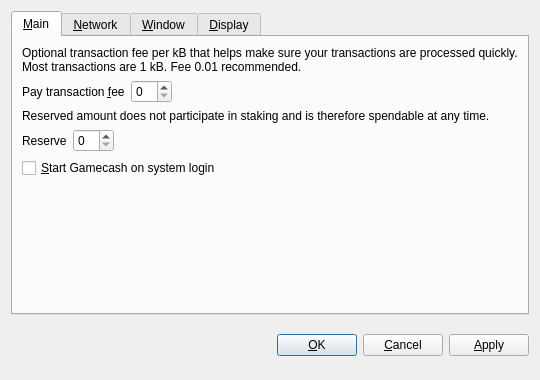
<?xml version="1.0" encoding="UTF-8"?>
<ui version="4.0">
 <class>OptionsDialog</class>
 <widget class="QDialog" name="OptionsDialog">
  <property name="geometry">
   <rect>
    <x>0</x>
    <y>0</y>
    <width>540</width>
    <height>380</height>
   </rect>
  </property>
  <property name="windowTitle">
   <string>Options</string>
  </property>
  <property name="modal">
   <bool>true</bool>
  </property>
  <layout class="QVBoxLayout" name="verticalLayout">
   <item>
    <widget class="QTabWidget" name="tabWidget">
     <property name="tabPosition">
      <enum>QTabWidget::North</enum>
     </property>
     <property name="currentIndex">
      <number>0</number>
     </property>
     <widget class="QWidget" name="tabMain">
      <attribute name="title">
       <string>&amp;Main</string>
      </attribute>
      <layout class="QVBoxLayout" name="verticalLayout_Main">
       <item>
        <widget class="QLabel" name="transactionFeeInfoLabel">
         <property name="text">
          <string>Optional transaction fee per kB that helps make sure your transactions are processed quickly. Most transactions are 1 kB. Fee 0.01 recommended.</string>
         </property>
         <property name="textFormat">
          <enum>Qt::PlainText</enum>
         </property>
         <property name="wordWrap">
          <bool>true</bool>
         </property>
        </widget>
       </item>
       <item>
        <layout class="QHBoxLayout" name="horizontalLayoutFee">
         <item>
          <widget class="QLabel" name="transactionFeeLabel">
           <property name="text">
            <string>Pay transaction &amp;fee</string>
           </property>
           <property name="textFormat">
            <enum>Qt::PlainText</enum>
           </property>
           <property name="buddy">
            <cstring>transactionFee</cstring>
           </property>
          </widget>
         </item>
         <item>
          <widget class="BitcoinAmountField" name="transactionFee"/>
         </item>
         <item>
          <spacer name="horizontalSpacerFee">
           <property name="orientation">
            <enum>Qt::Horizontal</enum>
           </property>
           <property name="sizeHint" stdset="0">
            <size>
             <width>40</width>
             <height>20</height>
            </size>
           </property>
          </spacer>
         </item>
        </layout>
       </item>
       <item>
        <widget class="QLabel" name="reserveBalanceInfoLabel">
         <property name="text">
          <string>Reserved amount does not participate in staking and is therefore spendable at any time.</string>
         </property>
         <property name="textFormat">
          <enum>Qt::PlainText</enum>
         </property>
         <property name="wordWrap">
          <bool>true</bool>
         </property>
        </widget>
       </item>
       <item>
        <layout class="QHBoxLayout" name="horizontalLayoutReserveBalance">
         <item>
          <widget class="QLabel" name="reserveBalanceLabel">
           <property name="text">
            <string>Reserve</string>
           </property>
           <property name="textFormat">
            <enum>Qt::PlainText</enum>
           </property>
           <property name="buddy">
            <cstring>reserveBalance</cstring>
           </property>
          </widget>
         </item>
         <item>
          <widget class="BitcoinAmountField" name="reserveBalance"/>
         </item>
         <item>
          <spacer name="horizontalSpacerReserveBalance">
           <property name="orientation">
            <enum>Qt::Horizontal</enum>
           </property>
           <property name="sizeHint" stdset="0">
            <size>
             <width>40</width>
             <height>20</height>
            </size>
           </property>
          </spacer>
         </item>
        </layout>
       </item>
       <item>
        <widget class="QCheckBox" name="bitcoinAtStartup">
         <property name="toolTip">
          <string>Automatically start Gamecash after logging in to the system.</string>
         </property>
         <property name="text">
          <string>&amp;Start Gamecash on system login</string>
         </property>
        </widget>
       </item>
       <item>
        <spacer name="verticalSpacer_Main">
         <property name="orientation">
          <enum>Qt::Vertical</enum>
         </property>
         <property name="sizeHint" stdset="0">
          <size>
           <width>20</width>
           <height>40</height>
          </size>
         </property>
        </spacer>
       </item>
      </layout>
     </widget>
     <widget class="QWidget" name="tabNetwork">
      <attribute name="title">
       <string>&amp;Network</string>
      </attribute>
      <layout class="QVBoxLayout" name="verticalLayout_Network">
       <item>
        <widget class="QCheckBox" name="mapPortUpnp">
         <property name="toolTip">
          <string>Automatically open the Gamecash client port on the router. This only works when your router supports UPnP and it is enabled.</string>
         </property>
         <property name="text">
          <string>Map port using &amp;UPnP</string>
         </property>
        </widget>
       </item>
       <item>
        <widget class="QCheckBox" name="connectSocks">
         <property name="toolTip">
          <string>Connect to the Gamecash network through a SOCKS5 proxy (e.g. when connecting through Tor).</string>
         </property>
         <property name="text">
          <string>&amp;Connect through SOCKS5 proxy:</string>
         </property>
        </widget>
       </item>
       <item>
        <layout class="QHBoxLayout" name="horizontalLayout_Network">
         <item>
          <widget class="QLabel" name="proxyIpLabel">
           <property name="text">
            <string>Proxy &amp;IP:</string>
           </property>
           <property name="textFormat">
            <enum>Qt::PlainText</enum>
           </property>
           <property name="buddy">
            <cstring>proxyIp</cstring>
           </property>
          </widget>
         </item>
         <item>
          <widget class="QValidatedLineEdit" name="proxyIp">
           <property name="maximumSize">
            <size>
             <width>140</width>
             <height>16777215</height>
            </size>
           </property>
           <property name="toolTip">
            <string>IP address of the proxy (e.g. 127.0.0.1)</string>
           </property>
          </widget>
         </item>
         <item>
          <widget class="QLabel" name="proxyPortLabel">
           <property name="text">
            <string>&amp;Port:</string>
           </property>
           <property name="textFormat">
            <enum>Qt::PlainText</enum>
           </property>
           <property name="buddy">
            <cstring>proxyPort</cstring>
           </property>
          </widget>
         </item>
         <item>
          <widget class="QLineEdit" name="proxyPort">
           <property name="maximumSize">
            <size>
             <width>55</width>
             <height>16777215</height>
            </size>
           </property>
           <property name="toolTip">
            <string>Port of the proxy (e.g. 9050)</string>
           </property>
          </widget>
         </item>
         <item>
          <spacer name="horizontalSpacer_Network">
           <property name="orientation">
            <enum>Qt::Horizontal</enum>
           </property>
           <property name="sizeHint" stdset="0">
            <size>
             <width>40</width>
             <height>20</height>
            </size>
           </property>
          </spacer>
         </item>
        </layout>
       </item>
       <item>
        <spacer name="verticalSpacer_Network">
         <property name="orientation">
          <enum>Qt::Vertical</enum>
         </property>
         <property name="sizeHint" stdset="0">
          <size>
           <width>20</width>
           <height>40</height>
          </size>
         </property>
        </spacer>
       </item>
      </layout>
     </widget>
     <widget class="QWidget" name="tabWindow">
      <attribute name="title">
       <string>&amp;Window</string>
      </attribute>
      <layout class="QVBoxLayout" name="verticalLayout_Window">
       <item>
        <widget class="QCheckBox" name="minimizeToTray">
         <property name="toolTip">
          <string>Show only a tray icon after minimizing the window.</string>
         </property>
         <property name="text">
          <string>&amp;Minimize to the tray instead of the taskbar</string>
         </property>
        </widget>
       </item>
       <item>
        <widget class="QCheckBox" name="minimizeOnClose">
         <property name="toolTip">
          <string>Minimize instead of exit the application when the window is closed. When this option is enabled, the application will be closed only after selecting Quit in the menu.</string>
         </property>
         <property name="text">
          <string>M&amp;inimize on close</string>
         </property>
        </widget>
       </item>
       <item>
        <spacer name="verticalSpacer_Window">
         <property name="orientation">
          <enum>Qt::Vertical</enum>
         </property>
         <property name="sizeHint" stdset="0">
          <size>
           <width>20</width>
           <height>40</height>
          </size>
         </property>
        </spacer>
       </item>
      </layout>
     </widget>
     <widget class="QWidget" name="tabDisplay">
      <attribute name="title">
       <string>&amp;Display</string>
      </attribute>
      <layout class="QVBoxLayout" name="verticalLayout_Display">
       <item>
        <layout class="QHBoxLayout" name="horizontalLayout_1_Display">
         <item>
          <widget class="QLabel" name="langLabel">
           <property name="text">
            <string>User Interface &amp;language:</string>
           </property>
           <property name="textFormat">
            <enum>Qt::PlainText</enum>
           </property>
           <property name="buddy">
            <cstring>lang</cstring>
           </property>
          </widget>
         </item>
         <item>
          <widget class="QValueComboBox" name="lang">
           <property name="toolTip">
            <string>The user interface language can be set here. This setting will take effect after restarting Gamecash.</string>
           </property>
          </widget>
         </item>
        </layout>
       </item>
       <item>
        <layout class="QHBoxLayout" name="horizontalLayout_2_Display">
         <item>
          <widget class="QLabel" name="unitLabel">
           <property name="text">
            <string>&amp;Unit to show amounts in:</string>
           </property>
           <property name="textFormat">
            <enum>Qt::PlainText</enum>
           </property>
           <property name="buddy">
            <cstring>unit</cstring>
           </property>
          </widget>
         </item>
         <item>
          <widget class="QValueComboBox" name="unit">
           <property name="toolTip">
            <string>Choose the default subdivision unit to show in the interface and when sending coins.</string>
           </property>
          </widget>
         </item>
        </layout>
       </item>
       <item>
        <widget class="QCheckBox" name="coinControlFeatures">
         <property name="toolTip">
          <string>Whether to show coin control features or not.</string>
         </property>
         <property name="text">
          <string>Display coin &amp;control features (experts only!)</string>
         </property>
        </widget>
       </item>
       <item>
        <widget class="QCheckBox" name="minimizeCoinAge">
         <property name="toolTip">
          <string>Whether to select the coin outputs randomly or with minimal coin age.</string>
         </property>
         <property name="text">
          <string>Minimize weight consumption (experimental)</string>
         </property>
        </widget>
       </item>
       <item>
        <widget class="QCheckBox" name="useBlackTheme">
         <property name="text">
          <string>Use black visual theme (requires restart)</string>
         </property>
        </widget>
       </item>
       <item>
        <spacer name="verticalSpacer_Display">
         <property name="orientation">
          <enum>Qt::Vertical</enum>
         </property>
         <property name="sizeHint" stdset="0">
          <size>
           <width>20</width>
           <height>40</height>
          </size>
         </property>
        </spacer>
       </item>
      </layout>
     </widget>
    </widget>
   </item>
   <item>
    <layout class="QHBoxLayout" name="horizontalLayout_Buttons">
     <item>
      <spacer name="horizontalSpacer_1">
       <property name="orientation">
        <enum>Qt::Horizontal</enum>
       </property>
       <property name="sizeHint" stdset="0">
        <size>
         <width>40</width>
         <height>48</height>
        </size>
       </property>
      </spacer>
     </item>
     <item>
      <widget class="QLabel" name="statusLabel">
       <property name="font">
        <font>
         <weight>75</weight>
         <bold>true</bold>
        </font>
       </property>
       <property name="text">
        <string/>
       </property>
       <property name="textFormat">
        <enum>Qt::PlainText</enum>
       </property>
       <property name="wordWrap">
        <bool>true</bool>
       </property>
      </widget>
     </item>
     <item>
      <spacer name="horizontalSpacer_2">
       <property name="orientation">
        <enum>Qt::Horizontal</enum>
       </property>
       <property name="sizeHint" stdset="0">
        <size>
         <width>40</width>
         <height>48</height>
        </size>
       </property>
      </spacer>
     </item>
     <item>
      <widget class="QPushButton" name="okButton">
       <property name="text">
        <string>&amp;OK</string>
       </property>
      </widget>
     </item>
     <item>
      <widget class="QPushButton" name="cancelButton">
       <property name="text">
        <string>&amp;Cancel</string>
       </property>
       <property name="autoDefault">
        <bool>false</bool>
       </property>
      </widget>
     </item>
     <item>
      <widget class="QPushButton" name="applyButton">
       <property name="text">
        <string>&amp;Apply</string>
       </property>
       <property name="autoDefault">
        <bool>false</bool>
       </property>
      </widget>
     </item>
    </layout>
   </item>
  </layout>
 </widget>
 <customwidgets>
  <customwidget>
   <class>BitcoinAmountField</class>
   <extends>QSpinBox</extends>
   <header>bitcoinamountfield.h</header>
  </customwidget>
  <customwidget>
   <class>QValueComboBox</class>
   <extends>QComboBox</extends>
   <header>qvaluecombobox.h</header>
  </customwidget>
  <customwidget>
   <class>QValidatedLineEdit</class>
   <extends>QLineEdit</extends>
   <header>qvalidatedlineedit.h</header>
  </customwidget>
 </customwidgets>
 <resources/>
 <connections/>
</ui>
